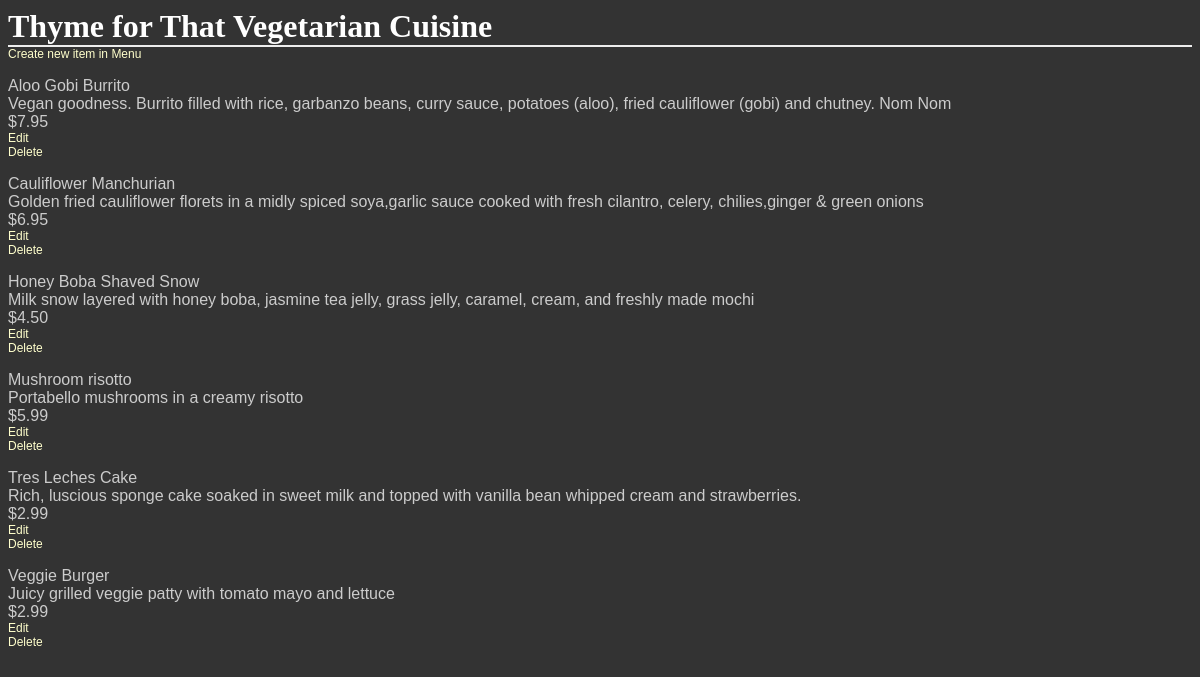
Screenshot of /restaurants/5/menu with the database file from the repository.
### database_setup.py (models this page shows)
class Restaurant(Base):
    __tablename__ = 'restaurant'
    id = Column(Integer, primary_key=True)
    name = Column(String(250), nullable=False)

class MenuItem(Base):
    __tablename__ = 'menu_item'
    name =Column(String(80), nullable = False)
    id = Column(Integer, primary_key = True)
    description = Column(String(250))
    price = Column(String(8))
    course = Column(String(250))
    restaurant_id = Column(Integer,ForeignKey('restaurant.id'))
    restaurant = relationship(Restaurant)

### project.py (the view)
@app.route('/')
@app.route('/restaurants/<int:restaurant_id>/menu')
def restaurantMenu(restaurant_id):
	restaurant = session.query(Restaurant).filter_by(id=restaurant_id).one()
	menuItems = session.query(MenuItem).order_by(MenuItem.name).filter_by(restaurant_id=restaurant.id).all()
	return render_template('menu.html',restaurants=restaurant,items=menuItems, restaurant_id=restaurant_id)

### templates/menu.html (shortened to what this page needs)
<html>
<head>
	<link rel=stylesheet type=text/css href="{{ url_for('static', filename='styles.css') }}">
	</head>
<body>
<h1>{{restaurants.name}}</h1>
<a href='{{url_for('newMenuItem', restaurant_id=restaurant_id)}}'>Create new item in Menu</a>
{%for i in items%}
<div>
<p>{{i.name}}<br>
{{i.description}}<br>
{{i.price}}<br>
<a href='{{url_for('editMenuItem',restaurant_id=restaurants.id,menu_id=i.id)}}'>Edit</a><br>
<a href='{{url_for('deleteMenuItem',restaurant_id=restaurants.id,menu_id=i.id)}}'>Delete</a>
</p>
</div>
{%endfor%}
</body>
</html>

### static/styles.css (style rules this page uses)
body { font-family: sans-serif; background-image: url('img3.jpg'); background-color: #333333 }
h1, h2, h3, h4 { color: #FFFFFF; }
h1, h2 { font-family: 'Georgia', serif; margin: 0; }
h1 { border-bottom: 2px solid #eee; }
p, dd, dt { color: #CCCCCC; }
a { text-decoration: none; color:#FFFFCC; font-size: .75em; }

### rows the page displays
Restaurant: name "Thyme for That Vegetarian Cuisine"
MenuItem: name "Aloo Gobi Burrito", description "Vegan goodness. Burrito filled with rice, garbanzo beans, curry sauce, potatoes (aloo), fried cauliflower (gobi) and chutney. Nom Nom", price "$7.95"
MenuItem: name "Cauliflower Manchurian", description "Golden fried cauliflower florets in a midly spiced soya,garlic sauce cooked with fresh cilantro, celery, chilies,ginger & green onions", price "$6.95"
MenuItem: name "Honey Boba Shaved Snow", description "Milk snow layered with honey boba, jasmine tea jelly, grass jelly, caramel, cream, and freshly made mochi", price "$4.50"
MenuItem: name "Mushroom risotto", description "Portabello mushrooms in a creamy risotto", price "$5.99"
MenuItem: name "Tres Leches Cake", description "Rich, luscious sponge cake soaked in sweet milk and topped with vanilla bean whipped cream and strawberries.", price "$2.99"
MenuItem: name "Veggie Burger", description "Juicy grilled veggie patty with tomato mayo and lettuce", price "$2.99"
